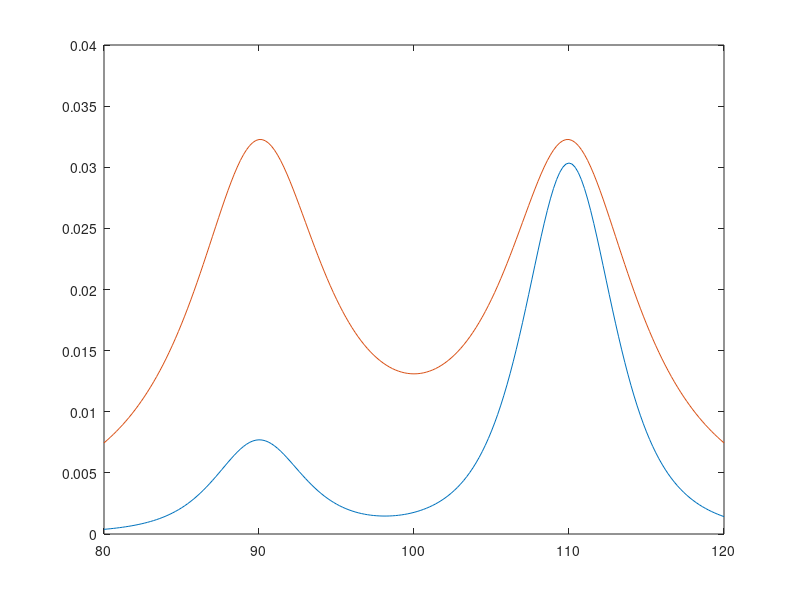

Here is the MATLAB script that generated this plot:
W = 80:0.2:120;
gamma = 1;
E = 5;
g = 10;
kappa = 10;
W0 = 100;

Y1 = (abs(E) ./ g)^4 * (((2 * (0.5 * (kappa + gamma ./ 2))^3 ./ pi) ./ ((0.5 * (kappa+(gamma ./ 2)))^2 + (W - W0 + g) .^ 2).^2) + 2 * (0.5 * ((kappa+(gamma./2)))^3./pi)./((0.5 * (kappa + gamma ./ 2))^2 + (W-W0-g).^2).^2);

Y2 = 0.5*((0.5*(kappa+gamma./2)./pi)./(0.25*(kappa+gamma/2)^2+(W-W0+g).^2) + (0.5*(kappa+gamma/2)/pi)./(0.25*(kappa+gamma/2)^2+(W - W0 - g).^2));

plot(W, Y1)
hold on
plot(W, Y2)
hold off
